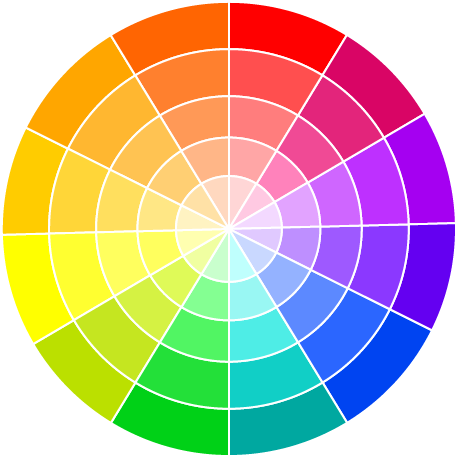
#> input picture Lab3_Group13/images/wheel.png, 457 x 458 px
$ python task3.py
#> lines starting #> are read from the running program, lines starting #| are printed output that depends on the picture; after the words box and inside, x2 and y2 are one past the last pixel; in counts of white or black regions, pixels touching at a corner belong together
import cv2
import numpy as np
import os

def apply_rgb_filters(image):
    """Apply RGB color filtering (BGR in OpenCV)"""
    # Define BGR color ranges for red, green, and blue
    ranges = {
        'red': ([0, 0, 100], [100, 100, 255]),
        'green': ([0, 100, 0], [100, 255, 100]),
        'blue': ([100, 0, 0], [255, 100, 100]),
        'yellow': ([  0,170,170], [ 70,255,255]),
        'cyan':   ([170,170,  0], [255,255, 70])
    }

    results = {}
    for color, (lower, upper) in ranges.items():
        # Convert lists to NumPy arrays of type uint8
        lower_np = np.array(lower, dtype=np.uint8)
        upper_np = np.array(upper, dtype=np.uint8)

        # Create mask and apply bitwise_and
        mask = cv2.inRange(image, lower_np, upper_np)
        filtered = cv2.bitwise_and(image, image, mask=mask)

        results[color] = {'mask': mask, 'filtered': filtered}

    return results

def apply_hsv_filters(image):
    """Apply HSV color filtering"""
    # Convert image from BGR to HSV
    hsv = cv2.cvtColor(image, cv2.COLOR_BGR2HSV)

    # Define HSV ranges for red, green, and blue
    # Note: Red needs two ranges because HSV wraps around
    ranges = {
        'red': [[np.array([0, 100, 100]), np.array([10, 255, 255])],
                [np.array([170, 100, 100]), np.array([180, 255, 255])]],
        'green': [[np.array([40, 50, 50]), np.array([80, 255, 255])]],
        'blue': [[np.array([100, 150, 0]), np.array([140, 255, 255])]],
        'yellow':[[np.array([ 20,120,120]), np.array([ 40,255,255])]],
        'cyan':  [[np.array([ 85,120,120]), np.array([105,255,255])]]
    }

    results = {}
    for color, bounds_list in ranges.items():
        mask = None
        for lower, upper in bounds_list:
            # Create mask for current range
            current_mask = cv2.inRange(hsv, lower, upper)
            if mask is None:
                mask = current_mask
            else:
                mask = cv2.bitwise_or(mask, current_mask)

        # Extract the color region from the original image
        filtered = cv2.bitwise_and(image, image, mask=mask)
        results[color] = {'mask': mask, 'filtered': filtered}

    return results

def display_results(original, rgb_results, hsv_results):
    """Display results in separate windows"""
    cv2.imshow('Original', original)

    for color in ['red', 'green', 'blue', 'yellow', 'cyan']:
        # TODO: Show the filtered images for both RGB and HSV
        # Hint: use cv2.imshow()
        cv2.imshow(f'RGB Filtered - {color}', rgb_results[color]['filtered'])
        cv2.imshow(f'HSV Filtered - {color}', hsv_results[color]['filtered'])

def main():
    """Main function"""
    # Load or create image
    image_path = "images/wheel.png"
    image = cv2.imread(image_path)
#> image is the input picture: shape (458, 457, 3); mean B, G, R 160.4, 180.5, 201.8
    print(f"Image loaded: {image.shape}")
#| Image loaded: (458, 457, 3)

    # TODO: Apply both RGB and HSV filters
    rgb_results = apply_rgb_filters(image)
#> the loop in apply_rgb_filters, `for color, (lower, upper) in ranges.items():` made 5 passes
#> pass 1, in apply_rgb_filters, `mask = cv2.inRange(image, lower_np, upper_np)`:
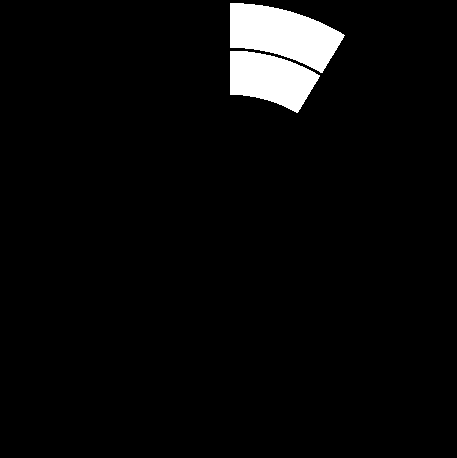
#> mask: shape (458, 457); 4.1% white; 2 white regions, box (x1, y1, x2, y2) and area: (230, 3, 345, 73) 4882, (230, 51, 320, 113) 3664
#> pass 1, in apply_rgb_filters, `filtered = cv2.bitwise_and(image, image, mask=mask)`:
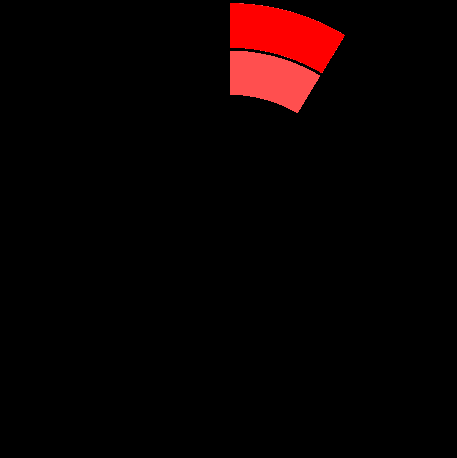
#> filtered: shape (458, 457, 3); mean B, G, R 1.4, 1.4, 10.4
#> pass 2, in apply_rgb_filters, `mask = cv2.inRange(image, lower_np, upper_np)`:
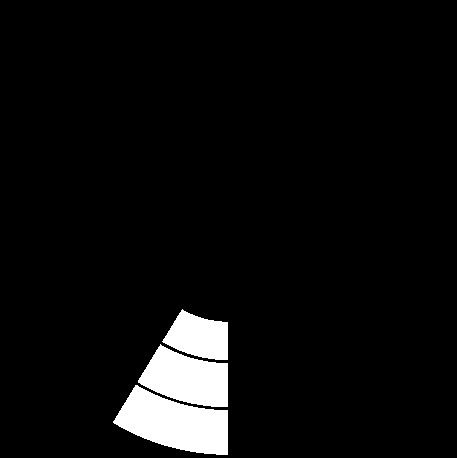
#> mask: shape (458, 457); 5.2% white; 3 white regions, box (x1, y1, x2, y2) and area: (113, 385, 228, 455) 4878, (138, 344, 228, 407) 3687, (162, 309, 228, 360) 2253
#> pass 2, in apply_rgb_filters, `filtered = cv2.bitwise_and(image, image, mask=mask)`:
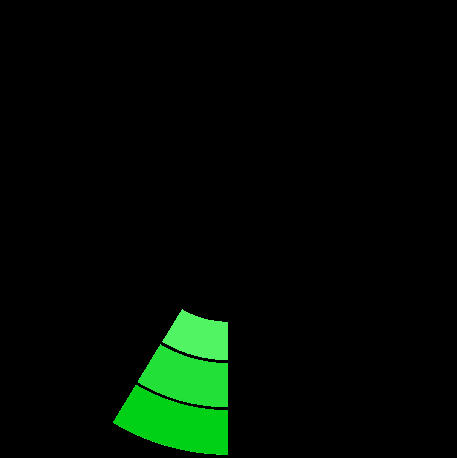
#> filtered: shape (458, 457, 3); mean B, G, R 2.6, 11.5, 1.5
#> after the loop in apply_rgb_filters, `for color, (lower, upper) in ranges.items():`: results = 5 items
#> rgb_results = 5 items
    hsv_results = apply_hsv_filters(image)
#> in apply_hsv_filters, `hsv = cv2.cvtColor(image, cv2.COLOR_BGR2HSV)`: hsv: shape (458, 457, 3); mean H, S, V 50.1, 143.1, 246.6
#> the loop in apply_hsv_filters, `for color, bounds_list in ranges.items():` made 5 passes
#> pass 3, in apply_hsv_filters, `filtered = cv2.bitwise_and(image, image, mask=mask)`:
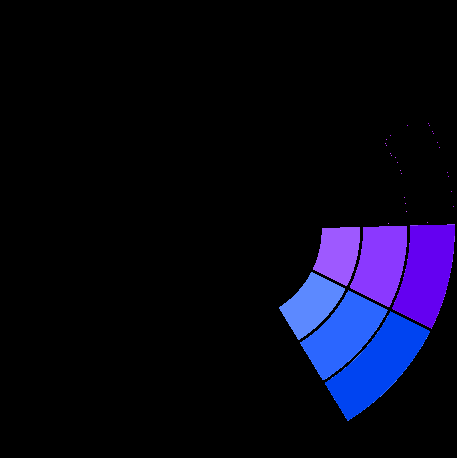
#> filtered: shape (458, 457, 3); mean B, G, R 24.6, 6.8, 7.6
#> after the loop in apply_hsv_filters, `for color, bounds_list in ranges.items():`:
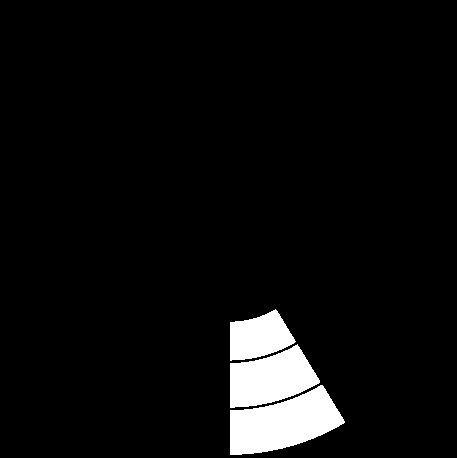
#> mask: shape (458, 457); 5.2% white; 3 white regions, box (x1, y1, x2, y2) and area: (230, 385, 345, 455) 4898, (230, 344, 320, 408) 3713, (230, 309, 296, 361) 2287
#> hsv_results = 5 items

    # TODO: Display results
    display_results(image, rgb_results, hsv_results)

    print("Press any key to close...")
    cv2.waitKey(0)
    cv2.destroyAllWindows()

if __name__ == "__main__":
    main()
